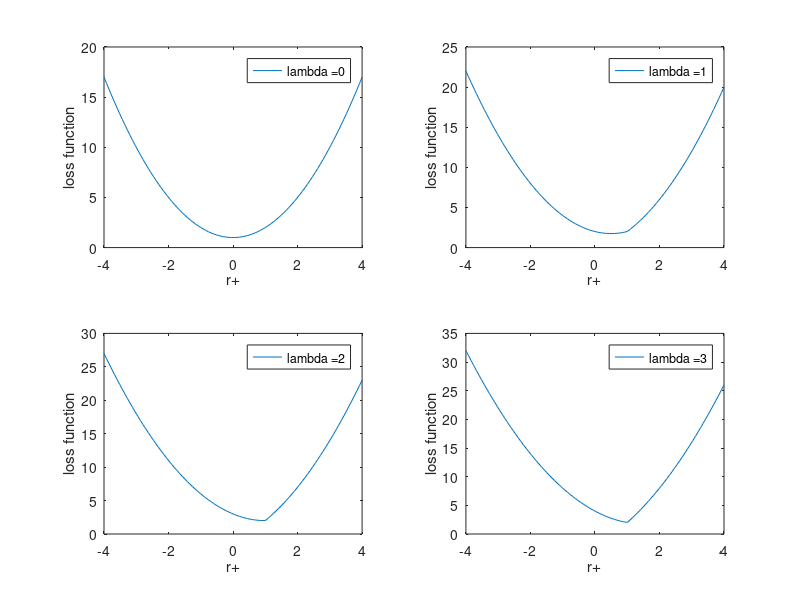

Reproduce this figure in MATLAB.
loss = [];
r = linspace(-4, 4, 100);
lambda = [0, 1, 2, 3];

for i = 1: 4 
    for j = 1:length(r)
        loss(i, j) = r(j)^2 + 1 + lambda(i) * norm((1 - r(j)));
    end
    subplot(2,2,i);
    plot(r,loss(i,:));
    xlabel('r+');
    ylabel('loss function');
    leg = strcat('lambda = ',num2str(lambda(i)));
    legend(leg);
end